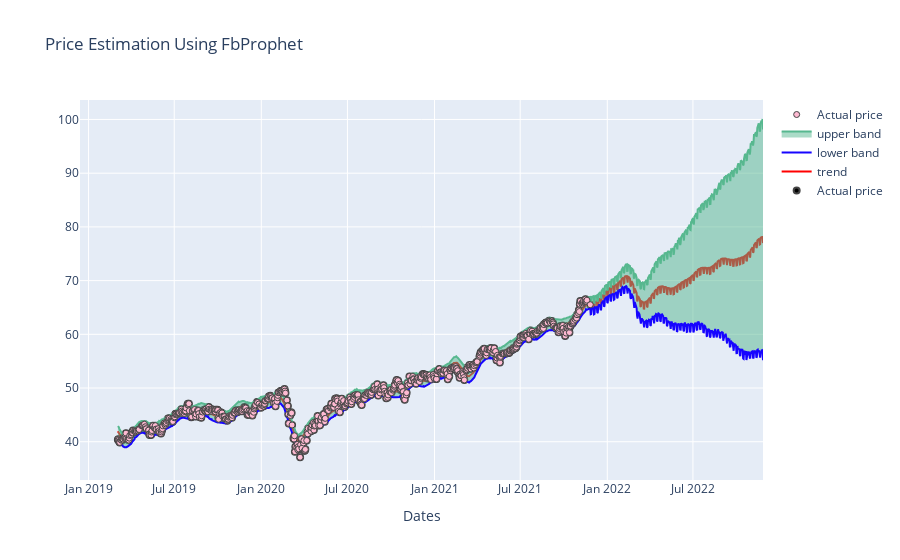

The cell this chart's notebook holds for it:
### Code cell
fig = py.offline.iplot(figure)
# plt.show()

### Figure 1 — Plotly figure (JSON) as saved in the notebook; plotly's stock layout.template omitted (floating-point values rounded to 4 significant figures; data arrays with more than 128 entries replaced by an {"elided": "..."} marker saying what was removed)
{"data": [{"marker": {"color": "black", "line": {"width": 2}}, "mode": "markers", "name": "Actual price", "type": "scatter", "x": {"elided": "690 str values"}, "y": {"elided": "690 float values"}}, {"marker": {"color": "red", "line": {"width": 3}}, "mode": "lines", "name": "trend", "type": "scatter", "x": {"elided": "1055 str values"}, "y": {"elided": "1055 float values"}}, {"line": {"color": "#1705ff"}, "mode": "lines", "name": "lower band", "type": "scatter", "x": {"elided": "1055 str values"}, "y": {"elided": "1055 float values"}}, {"fill": "tonexty", "line": {"color": "#57b88f"}, "mode": "lines", "name": "upper band", "type": "scatter", "x": {"elided": "1055 str values"}, "y": {"elided": "1055 float values"}}, {"marker": {"color": "#FFBAD2", "line": {"width": 1}}, "mode": "markers", "name": "Actual price", "type": "scatter", "x": {"elided": "1055 str values"}, "y": {"elided": "690 float values"}}], "layout": {"title": {"text": "Price Estimation Using FbProphet"}, "xaxis": {"ticklen": 2, "title": {"text": "Dates"}, "zeroline": true}}}
